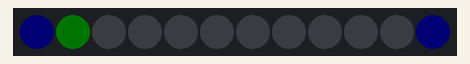
Recording of a sketch running on a simulated Arduino Uno, built with avr-gcc and run on an emulated ATmega328P. Parts: 12 RGB LEDs in strip order, left to right. Dim RGB values are drawn brighter than linear.

Above: at 0.07 s.
At 0.79 s:
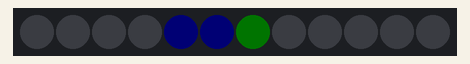
At 1.52 s:
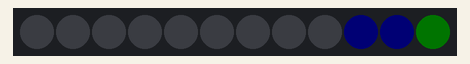

The sketch:

spindicator_ws2812b.ino
```cpp
#include <Adafruit_NeoPixel.h>

#define NUMPIXELS 12
#define PIN 8

Adafruit_NeoPixel pixels(NUMPIXELS, PIN, NEO_GRB + NEO_KHZ800);

/*
*       pixels.setPixelColor(n, red, green, blue);
*       n = NUMPIXELS <=> nas (0 to 11)
*       rgb stated from 0 to 100
*/

void setup() {

    pixels.begin();

}


void loop() {

    for (int nas=11; nas>=0; nas--){

        if (nas==11){

            pixels.setBrightness(80);
            pixels.setPixelColor (nas, 100, 64, 255);
            pixels.show();
            delay(11);
            pixels.setBrightness(40);
            pixels.setPixelColor (0, 100, 64, 255);
            pixels.show();
            delay(11);
            pixels.setBrightness(1);
            pixels.setPixelColor (1, 100, 255, 64);
            pixels.show();
            delay(11);
            pixels.clear();
            delay (68);

        }

        if (nas==10){

            pixels.setBrightness(80);
            pixels.setPixelColor (nas, 100, 64, 255);
            pixels.show();
            delay(11);
            pixels.setBrightness(40);
            pixels.setPixelColor (11, 100, 64, 255);
            pixels.show();
            delay(11);
            pixels.setBrightness(1);
            pixels.setPixelColor (0, 100, 255, 64);
            pixels.show();
            delay(11);
            pixels.clear();
            delay (68);

        }

        if (nas!=11 and nas!=10){

            pixels.setBrightness(80);
            pixels.setPixelColor (nas, 100, 64, 255);
            pixels.show();
            delay(11);
            pixels.setBrightness(40);
            pixels.setPixelColor (nas+1, 100, 64, 255);
            pixels.show();
            delay(11);
            pixels.setBrightness(1);
            pixels.setPixelColor (nas+2, 100, 255, 64);
            pixels.show();
            delay(11);
            pixels.clear();
            delay (68);

        }

    }

}
```

Measured:
- by itself, everything shown: repeats every 1.2 s, in 12 steps
